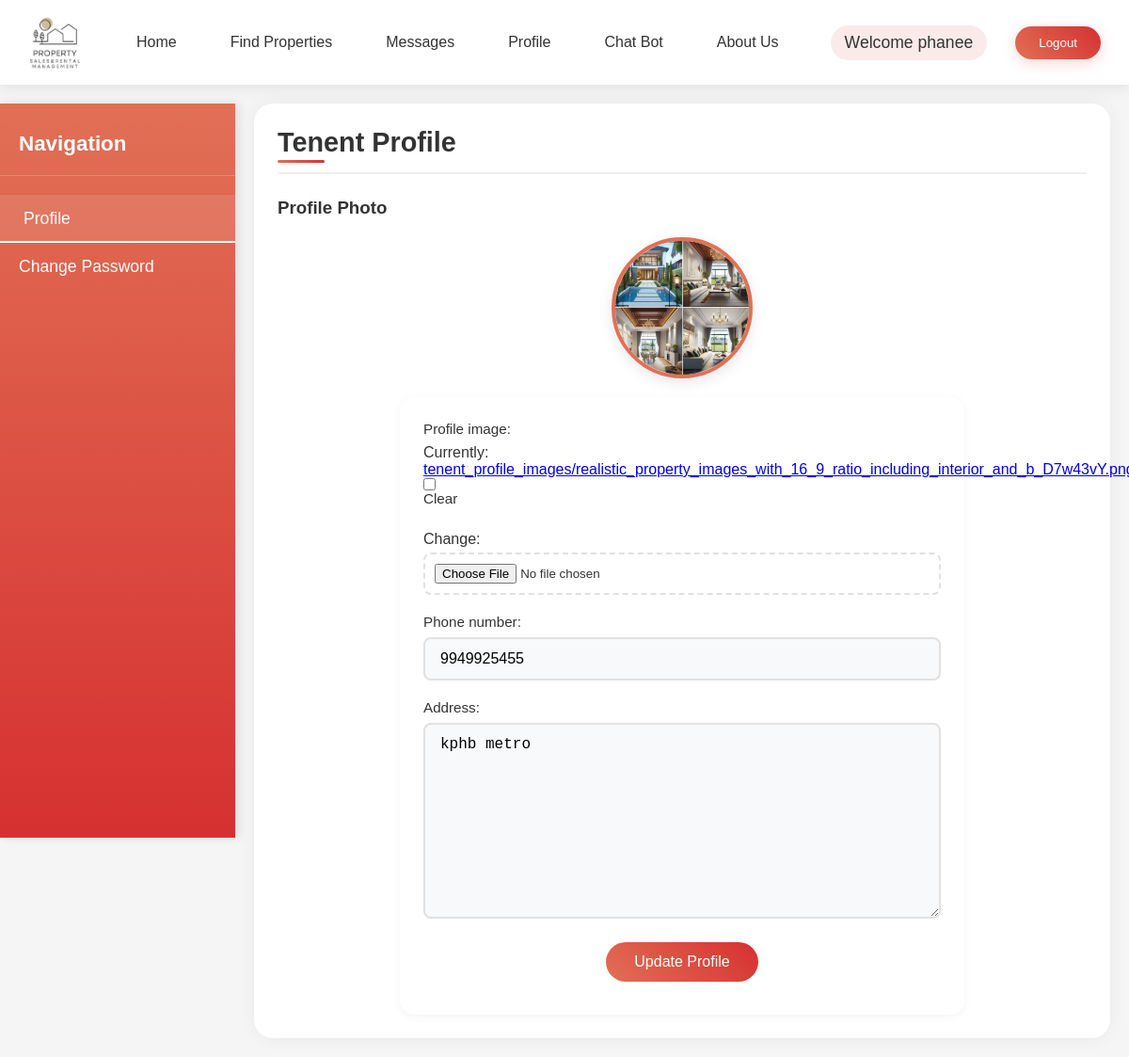
/tenent_profile/ (signed in), run on the app's committed database.
### tenentapp/models.py (models this page shows, shortened)
class TenentProfile(models.Model):
    user = models.OneToOneField(User, on_delete=models.CASCADE)
    profile_image = models.ImageField(upload_to='tenent_profile_images/', blank=True, null=True)
    phone_number = models.CharField(max_length=15, blank=True)
    address = models.TextField(blank=True)

### tenentapp/views.py (the view)
# urls.py: path('tenent_profile/',views.tenent_profile,name='tenent_profile'),
@login_required
def tenent_profile(request):
    profile, created = TenentProfile.objects.get_or_create(user=request.user)
    if request.method == 'POST':
        form = TenentProfileForm(request.POST, request.FILES, instance=profile)
        if 'update_profile' in request.POST:
            if form.is_valid():
                form.save()
                messages.success(request, 'Profile updated successfully!')
                return redirect('tenentapp:tenent_profile')  # Redirect to avoid resubmission
        password_form = PasswordChangeForm(request.user, request.POST)
        if 'change_password' in request.POST:
            if password_form.is_valid():
                user = password_form.save()
                update_session_auth_hash(request, user)  # Important!
                messages.success(request, 'Password changed successfully!')
                return redirect('tenentapp:tenent_profile')  # Redirect to avoid resubmission
    else:
        form = TenentProfileForm(instance=profile)
        password_form = PasswordChangeForm(request.user)
    return render(request, 'tenentApp/tenentProfile.html', {
        'form': form,
        'password_form': password_form,
        'profile': profile
    })

### tenentapp/forms.py
class TenentProfileForm(forms.ModelForm):
    class Meta:
        model = TenentProfile
        fields = ['profile_image', 'phone_number', 'address']

### templates/tenentApp/tenentProfile.html (shortened to what this page needs)
{% load static %}
<html lang="en">
<head>
    <link rel="stylesheet" href="{% static 'css/adminApp/homepage.css' %}">
    <link rel="stylesheet" href="{% static 'css/tenentApp/tenentProfile.css' %}">
</head>
<body>
{% block content %}
    {% include 'Navbar/tenentNavBar.html' %}
    <div class="wrapper">
        <div class="sidebar">
            <h3>Navigation</h3>
            <a href="#" onclick="showSection('profile-section')">Profile</a>
            <a href="#" onclick="showSection('change-password-section')">Change Password</a>
        </div>
        <div class="main-content">
            <div class="profile-header">
                <h2>Tenent Profile</h2>
            </div>
            <div id="profile-section" class="profile-info">
                <h3>Profile Photo</h3>
                <div class="profile-photo-container">
                    {% if profile.profile_image %}
                        <img src="{{ profile.profile_image.url }}" alt="Profile Photo" class="profile-photo">
                    {% else %}
                        <p>No profile photo uploaded.</p>
                    {% endif %}
                </div>
                <form class="profile-form" method="POST" enctype="multipart/form-data">
                    {{ form.as_p }}
                    <button type="submit" name="update_profile">Update Profile</button>
                </form>
            </div>
        </div>
    </div>
{% endblock %}
</body>
</html>

### templates/Navbar/tenentNavBar.html (shortened to what this page needs)
{% load static %}
<header>
    <div class="logo">
        <a href="{% url 'tenentapp:tenenthomepage' %}">
            <img src="{% static 'images/logo.png' %}" alt="PS6 Logo">
        </a>
    </div>
    <nav>
        <ul>
            <li><a href="{% url 'tenentapp:tenenthomepage' %}">Home</a></li>
            <li><a href="{% url 'tenentapp:property_list' %}">Find Properties</a></li>
            <li><a href="{% url 'tenentapp:tenant_messages' %}">Messages</a></li>
            <li><a href="{% url 'tenentapp:tenent_profile' %}">Profile</a></li>
            <li><a href="{% url 'tenentapp:chatbot_view' %}">Chat Bot</a></li>
            <li><a href="{% url 'tenentapp:about_us' %}">About Us</a></li>
        </ul>
    </nav>
    <div class="right-container">
        <div class="auth-buttons">
            {% if user.is_authenticated %}
                <span class="welcome-message">Welcome {{ user.username }}</span>
                <form action="{% url 'adminapp:logout_view' %}" method="POST" style="display:inline;">
                    <button type="submit" class="logout-btn">Logout</button>
                </form>
            {% endif %}
        </div>
    </div>
</header>

### static/css/adminApp/homepage.css (style rules this page uses)
* { margin: 0; padding: 0; box-sizing: border-box; }
body { font-family: 'Poppins', sans-serif; margin: 0; padding: 0; background-color: #f5f5f5; color: #333; }
header { background-color: #ffffff; color: #333; padding: 15px 30px; display: flex; justify-content: space-between; align-items: center; box-shadow: 0 4px 15px rgba(0, 0, 0, 0.08); position: relative; z-index: 1000; }
.logo img { max-width: 150px; max-height: 60px; transition: transform 0.3s ease; }
nav ul { list-style: none; margin: 0; padding: 0; display: flex; gap: 25px; }
nav ul li a { color: #333; text-decoration: none; font-size: 1rem; font-weight: 500; padding: 8px 16px; border-radius: 20px; transition: all 0.3s ease; position: relative; }
nav ul li a::after { content: ''; position: absolute; bottom: 0; left: 50%; width: 0; height: 2px; transition: all 0.3s ease; transform: translateX(-50%); }
.right-container { display: flex; align-items: center; gap: 25px; }
.auth-buttons { display: flex; align-items: center; gap: 15px; }
.welcome-message { margin-right: 15px; font-size: 1.1rem; font-weight: 500; color: #333; padding: 8px 15px; background-color: rgba(214, 48, 49, 0.1); border-radius: 20px; }
.logout-btn { background: linear-gradient(45deg, #e17055, #d63031); color: white; padding: 10px 25px; border: none; border-radius: 25px; cursor: pointer; font-weight: 500; transition: all 0.3s; box-shadow: 0 4px 15px rgba(214, 48, 49, 0.2); }

### data on the page
TenentProfile: profile_image (picture), phone_number "9949925455", address "kphb metro"

### other printed values
{{ user.username }} "phanee"
